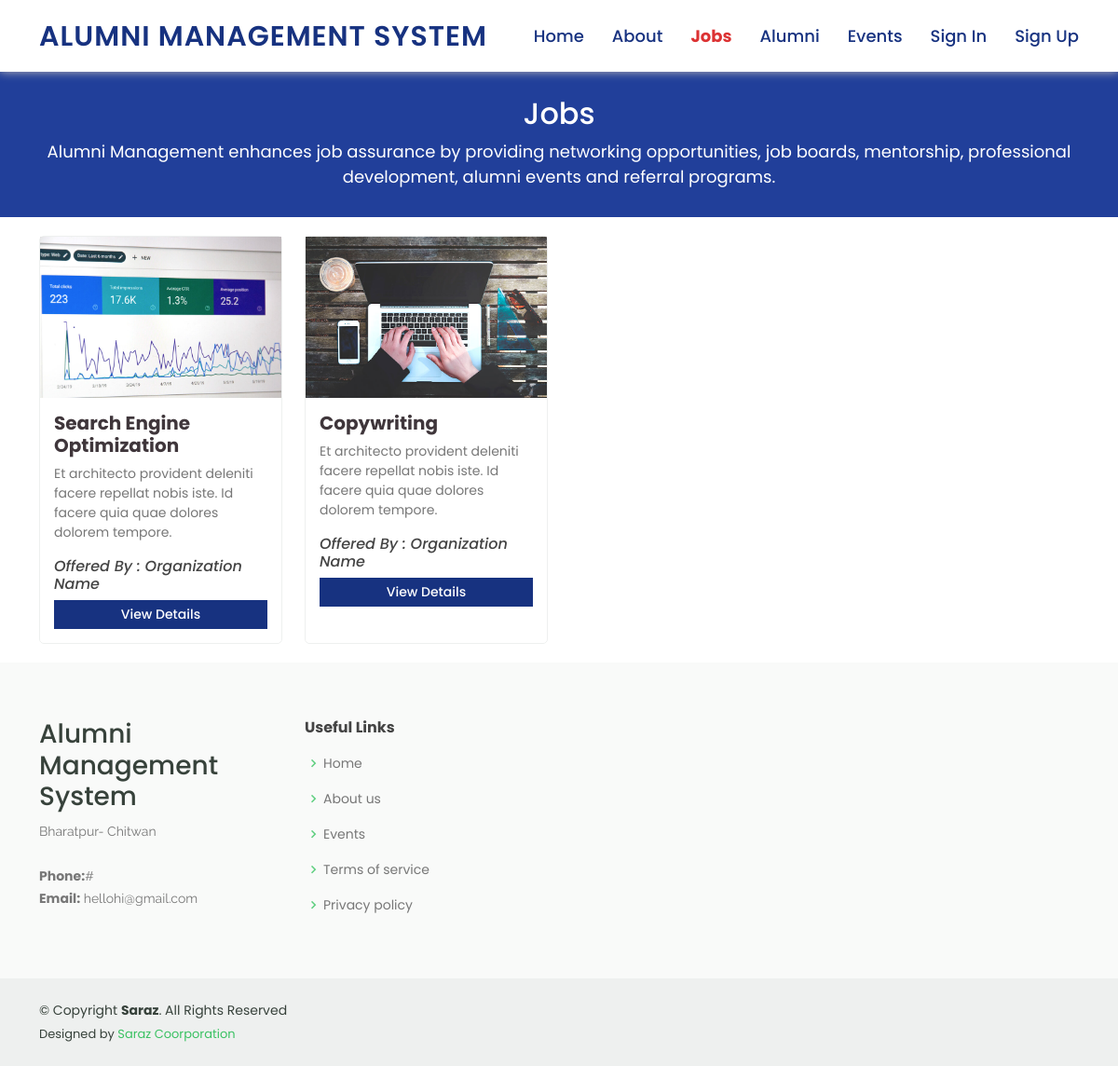
Before: /jobs.php with the older database file.
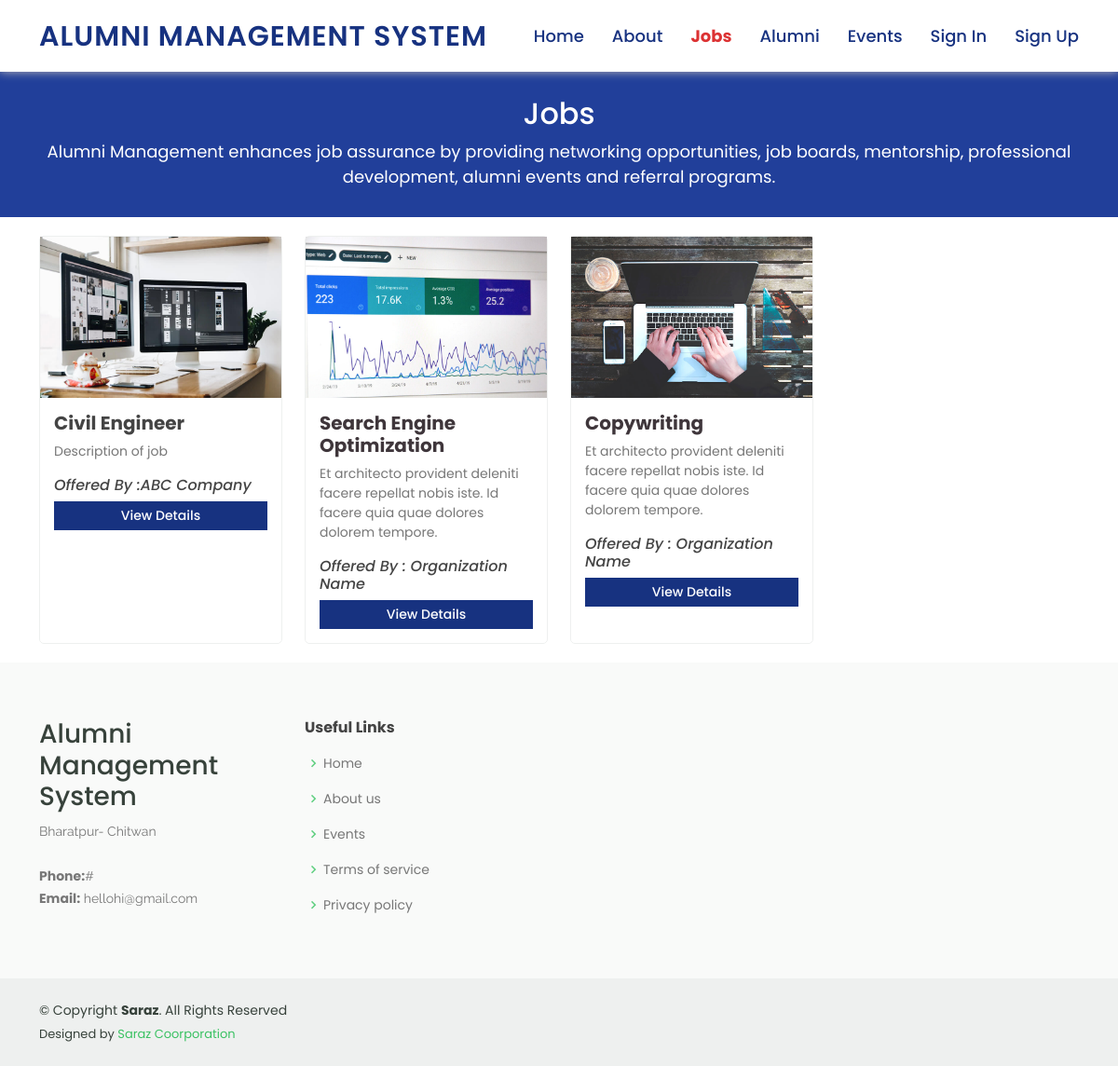
After: the same page with the newer database file.
### tables this page shows
CREATE TABLE `jobs` (
  `job_id` int(11) NOT NULL,
  `job_title` varchar(255) NOT NULL,
  `organization` varchar(255) NOT NULL,
  `alumni_name` varchar(255) NOT NULL,
  `alumni_email` varchar(100) NOT NULL,
  `type` varchar(255) NOT NULL,
  `vacant_seats` int(100) NOT NULL,
  `due_date` date NOT NULL,
  `description` text NOT NULL,
  `qualification` text NOT NULL,
  `banner_image` varchar(255) DEFAULT '2.png'
);

### jobs.php (the view, shortened to what this page needs)
<?php
include 'head/header.php';
include 'config/db.php';
$todayDate = date("Y-m-d");
$sql = "SELECT * FROM jobs WHERE due_date >= '$todayDate'";
$result = $conn->query($sql);
?>
<main id="main" data-aos="fade-in">
  <div class="breadcrumbs">
    <div class="container">
      <h2>Jobs</h2>
      <p>Alumni Management enhances job assurance by providing networking opportunities, job boards,
        mentorship, professional development, alumni events and referral programs. </p>
    </div>
  </div>
  <section id="courses" class="courses">
    <div class="container" data-aos="fade-up">
      <div class="row" data-aos="zoom-in" data-aos-delay="100">
        <?php
        if ($result->num_rows > 0) {
          while ($row = $result->fetch_assoc()) {
            ?>
            <div class="col-lg-4 col-md-6 d-flex align-items-stretch mt-4 mt-md-0">
              <div class="course-item">
                <img src="assets/img/course-1.jpg" class="img-fluid" alt="...">
                <div class="course-content">
                  <h3><?= $row["job_title"] ?></h3>
                  <p><?= $row["description"] ?></p>
                  <h6><em>Offered By :<?= $row["organization"] ?></em></h6>
                  <?php
                  if (!isset($_SESSION['is_login'])) { ?>
                    <a href="login.php">
                      <h4>View Details</h4>
                    </a>
                  <?php } else { ?>
                    <a href="jobs-details.php?id=<?=$row['job_id']?> " >
                      <h4>View Details</h4>
                    </a>
                  <?php } ?>
                </div>
              </div>
            </div>
        <?php }
        }
        ?>
        <div class="col-lg-4 col-md-6 d-flex align-items-stretch mt-4 mt-md-0">
          <div class="course-item">
            <img src="assets/img/course-2.jpg" class="img-fluid" alt="...">
            <div class="course-content">
              <h3><a href="jobs-details.php">Search Engine Optimization</a></h3>
              <p>Et architecto provident deleniti facere repellat nobis iste. Id facere quia quae dolores dolorem tempore.</p>
              <h6><em>Offered By : Organization Name</em></h6>
              <a href="jobs-details.php">
                <h4>View Details</h4>
              </a>
            </div>
          </div>
        </div>
        <div class="col-lg-4 col-md-6 d-flex align-items-stretch mt-4 mt-lg-0">
          <div class="course-item">
            <img src="assets/img/course-3.jpg" class="img-fluid" alt="...">
            <div class="course-content">
              <h3><a href="jobs-details.php">Copywriting</a></h3>
              <p>Et architecto provident deleniti facere repellat nobis iste. Id facere quia quae dolores dolorem tempore.</p>
              <h6><em>Offered By : Organization Name</em></h6>
              <a href="jobs-details.php">
                <h4>View Details</h4>
              </a>
            </div>
          </div>
        </div>
      </div>
    </div>
  </section>
</main>
<?php include('head/footer.php') ?>

Changed rows visible on the page:
now on this page (row edited): jobs: job_title "Civil Engineer", description "Description of job", organization "ABC Company"
